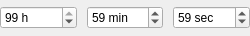
<?xml version="1.0" encoding="UTF-8"?>
<ui version="4.0">
 <class>HMSTimeWidgetBase</class>
 <widget class="QWidget" name="HMSTimeWidgetBase">
  <property name="geometry">
   <rect>
    <x>0</x>
    <y>0</y>
    <width>250</width>
    <height>36</height>
   </rect>
  </property>
  <property name="windowTitle">
   <string>HMSTimeWidgetBase</string>
  </property>
  <layout class="QHBoxLayout">
   <property name="margin">
    <number>0</number>
   </property>
   <item>
    <widget class="QSpinBox" name="sbHours">
     <property name="enabled">
      <bool>true</bool>
     </property>
     <property name="suffix">
      <string> h</string>
     </property>
     <property name="value">
      <number>99</number>
     </property>
    </widget>
   </item>
   <item>
    <widget class="QSpinBox" name="sbMinutes">
     <property name="enabled">
      <bool>true</bool>
     </property>
     <property name="suffix">
      <string> min</string>
     </property>
     <property name="minimum">
      <number>-1</number>
     </property>
     <property name="maximum">
      <number>60</number>
     </property>
     <property name="value">
      <number>59</number>
     </property>
    </widget>
   </item>
   <item>
    <widget class="QSpinBox" name="sbSeconds">
     <property name="enabled">
      <bool>true</bool>
     </property>
     <property name="suffix">
      <string> sec</string>
     </property>
     <property name="minimum">
      <number>-1</number>
     </property>
     <property name="maximum">
      <number>60</number>
     </property>
     <property name="value">
      <number>59</number>
     </property>
    </widget>
   </item>
  </layout>
 </widget>
 <layoutdefault spacing="10" margin="10"/>
 <includes>
  <include location="global">klocale.h</include>
 </includes>
 <resources/>
 <connections/>
</ui>
